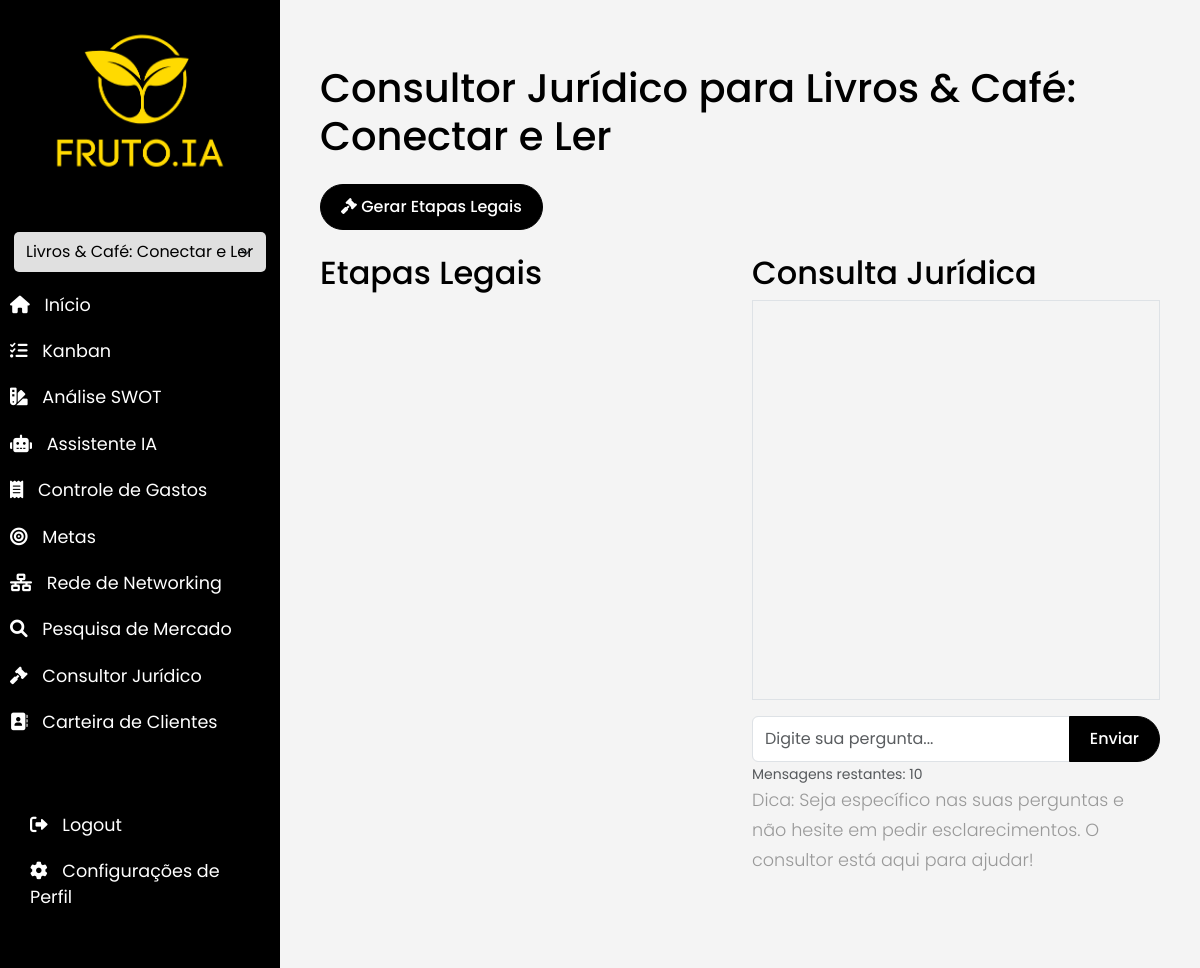
The app's page /legal/26 (signed in), older data.
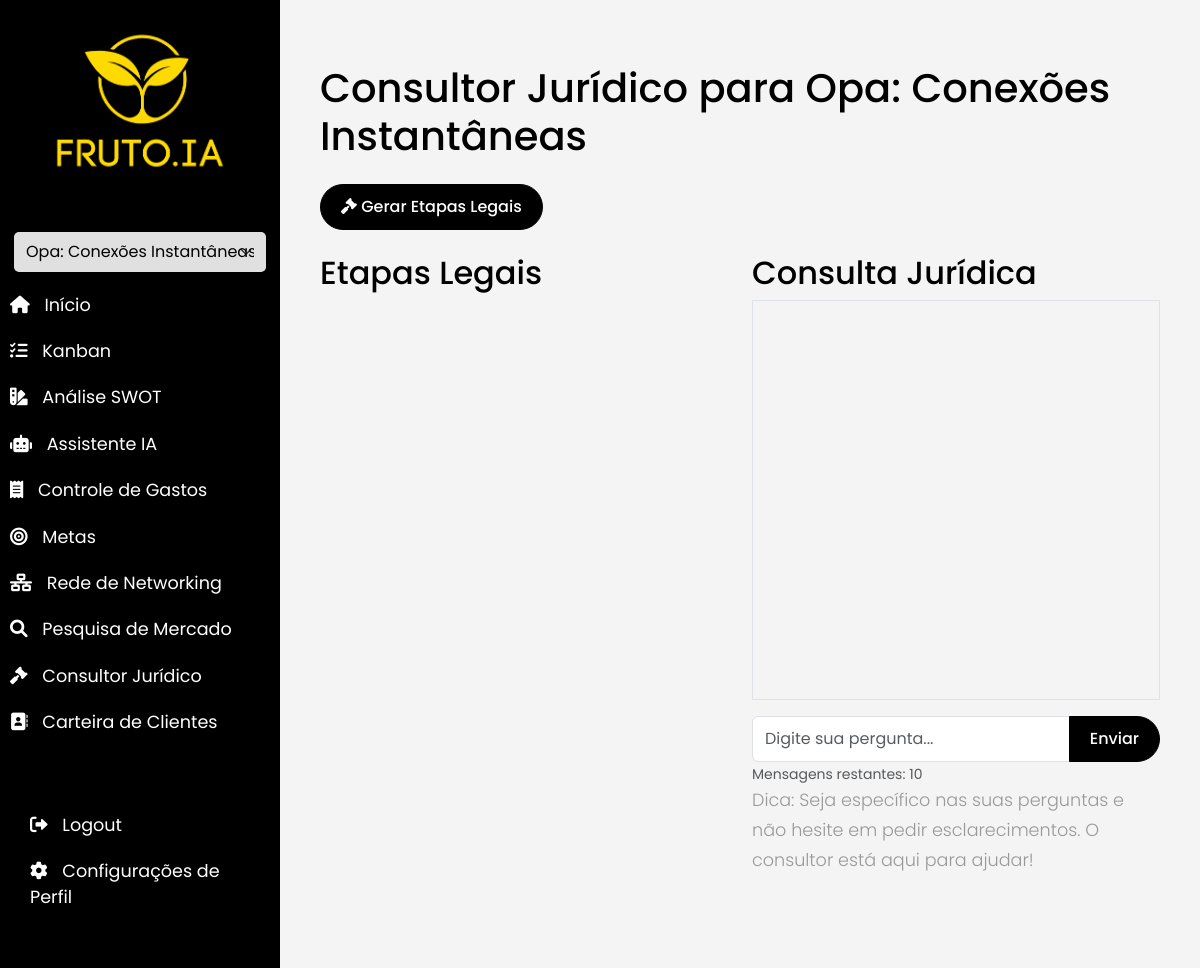
The same page, newer data.
### app/models.py (models this page shows)
class Idea(db.Model):
    id = db.Column(db.Integer, primary_key=True)
    title = db.Column(db.String(100))
    description = db.Column(db.Text)
    timestamp = db.Column(db.DateTime, index=True, default=datetime.utcnow)
    user_id = db.Column(db.Integer, db.ForeignKey('user.id'))
    questions = db.relationship('Question', backref='idea', lazy='dynamic')
    tasks = db.relationship('Task', backref='idea', lazy='dynamic')
    expenses = db.relationship('Expense', backref='idea', lazy='dynamic')

### app/routes.py (the view)
@main.route('/legal/<int:idea_id>')
@login_required
def legal(idea_id):
    idea = Idea.query.get_or_404(idea_id)
    if idea.user_id != current_user.id:
        abort(403)
    legal_steps = LegalStep.query.filter_by(idea_id=idea_id).order_by(LegalStep.order).all()
    consultations = LegalConsultation.query.filter_by(idea_id=idea_id).order_by(LegalConsultation.created_at).all()
    return render_template('legal.html', idea=idea, legal_steps=legal_steps, consultations=consultations)

### app/__init__.py (called while the page is built)
def create_app():
    app = Flask(__name__, static_url_path='', static_folder='static', template_folder='templates')
    app.config.from_object(Config)
    app.config['SQLALCHEMY_DATABASE_URI'] = os.getenv('SQLALCHEMY_DATABASE_URI')
    app.config['SQLALCHEMY_TRACK_MODIFICATIONS'] = False
    db.init_app(app)
    migrate.init_app(app, db)
    login.init_app(app)
    csrf.init_app(app)
    mail.init_app(app)
    from app import routes
    app.register_blueprint(routes.main)
    from app.auth import bp as auth_bp
    app.register_blueprint(auth_bp, url_prefix='/auth')
    @login.user_loader
    def load_user(id):
        return User.query.get(int(id))
    return app

### app/routes.py (called while the page is built)
@main.context_processor
def inject_user_ideas():
    if current_user.is_authenticated:
        user_ideas = current_user.ideas.all()
        selected_idea_id = request.view_args.get('idea_id')
        return {'user_ideas': user_ideas, 'selected_idea_id': selected_idea_id}
    return {}

### app/templates/legal.html (shortened to what this page needs)
{% extends "base.html" %}
{% block content %}
<h1 class="mb-4">Consultor Jurídico para {{ idea.title }}</h1>
<div class="row mb-4">
    <div class="col-12">
        <button id="generateLegalStepsBtn" class="btn btn-primary">
            <i class="fas fa-gavel"></i> Gerar Etapas Legais
        </button>
    </div>
</div>
<div class="row mb-4">
    <div class="col-md-6">
        <h2>Etapas Legais</h2>
    </div>
    <div class="col-md-6">
        <h2>Consulta Jurídica</h2>
        <div id="consultationChat" class="border p-3 mb-3" style="height: 400px; overflow-y: auto;">
        </div>
        <form id="consultationForm">
            <div class="input-group">
                <input type="text" id="consultationInput" class="form-control" placeholder="Digite sua pergunta...">
                <button type="submit" class="btn btn-primary">Enviar</button>
            </div>
        </form>
        <small class="text-muted">Mensagens restantes: <span id="remainingMessages">{{ 10 - consultations|selectattr('is_user', 'equalto', true)|list|length }}</span></small>
        <p class="chat-tip">Dica: Seja específico nas suas perguntas e não hesite em pedir esclarecimentos. O consultor está aqui para ajudar!</p>
    </div>
</div>
{% endblock %}

Row changes from the older to the newer data that the page shows:
changed Idea: title "Livros & Café: Conectar e Ler" → "Opa: Conexões Instantâneas"
Text that changed along with them:
form field value: "Livros & Café: Conectar e Ler" → "Opa: Conexões Instantâneas"
